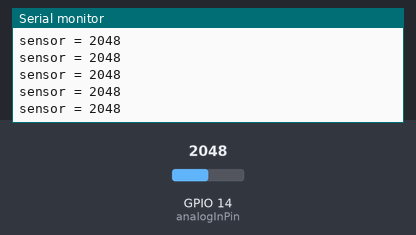
This sketch was run on a simulated ESP32. Shown: the last lines printed to the serial monitor. The inputs (shaded band) are chosen by the test bench; at power-on: GPIO 14 (analogInPin) = 2048.

Above: at 1.2 s.
1.3 s: GPIO 14 (analogInPin) set to 1045
At 1.8 s:
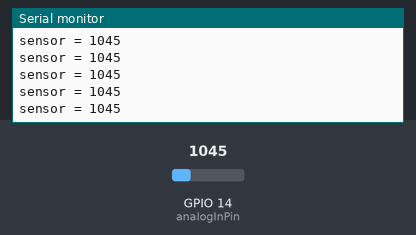
2.8 s: GPIO 14 (analogInPin) set to 951
At 3.6 s:
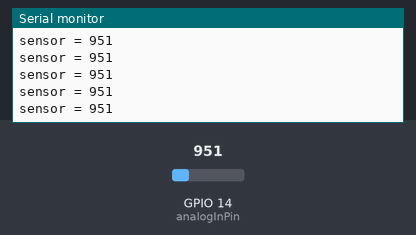
Timing chart, 0 to 5.8 s (numbered marks = the images above; inputs shaded):
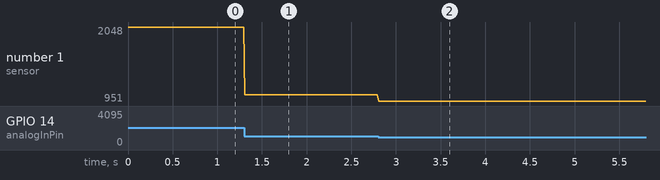

The sketch:

AnalogInOutSerial.ino
```cpp
#include <WiFi.h>
#include "ThingSpeak.h"
const int analogInPin =14;  // Analog input pin that the potentiometer is attached to

int sensorValue = 0;        // value read from the pot
const char* ssid = "SCRC_LAB";   // your network SSID (name)
const char* password = "Scrciiith@123";
WiFiClient  client;

unsigned long myChannelNumber = 1;
const char * myWriteAPIKey = "XXXXXXXXXXXXXXXX";

void setup() {


  Serial.begin(9600);
    WiFi.mode(WIFI_STA);

  ThingSpeak.begin(client);
}

void loop() {
  // read the analog in value:
  sensorValue = analogRead(analogInPin);

  Serial.print("sensor = ");
  Serial.println(sensorValue);


  // wait 2 milliseconds before the next loop for the analog-to-digital
  // converter to settle after the last reading:
  delay(2);
}
```

Measured:
- after the input at 1.3 s, the serial monitor: prints a new line at once (image 1)
- after the input at 2.8 s, the serial monitor: prints a new line at once (image 2)
- plotted number 1: 2048 → 1045 after the input at 1.3 s, 1045 → 951 after the input at 2.8 s
